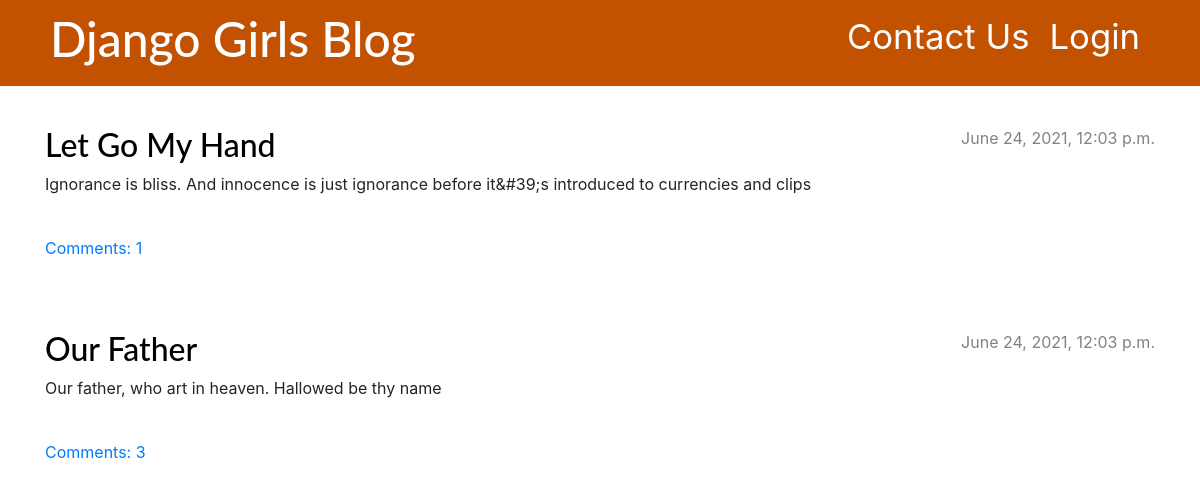
The page /tag/religion/posts on the database its author committed.
### blog/models.py (models this page shows, shortened)
class Post(models.Model):
	author = models.ForeignKey(settings.AUTH_USER_MODEL, on_delete = models.CASCADE)
	title = models.CharField(max_length = 100)
	text = models.TextField()
	created_date = models.DateTimeField(default = timezone.now)
	published_date = models.DateTimeField(blank = True, null = True)
	tags = models.ManyToManyField(Tag, related_name = 'posts', blank=True)
	display_img = models.ImageField(upload_to = 'displays')
	category = models.ForeignKey(Category, on_delete = models.CASCADE, related_name='posts')
	views = models.PositiveIntegerField(default=0)
	ips = models.ManyToManyField(IPAddress, related_name = 'posts', blank = True)
	def approved_comments(self):
		return self.comments.filter(is_approved=True)

### blog/views.py (the view)
# urls.py: path('tag/<str:tag_slug>/posts', views.tag_posts, name='tag_posts'),
def tag_posts(request, tag_slug):
	tag = Tag.objects.get(slug=tag_slug)
	posts = Post.objects.filter(tags=tag)
	return render(request, 'blog/tag_posts.html', {'posts':posts})

### templates/blog/tag_posts.html
{% extends "blog/base.html" %}
{% block content %}
	{% for post in posts %}
		<article class="post">
			<time class="date">{{ post.published_date }}</time>
			<h2><a href="{% url 'post_detail' pk=post.pk %}">{{ post.title }}</a></h2>
			<p>{{ post.text|striptags }}</p>
			<br>
			<a href="{% url 'post_detail' pk=post.pk %}">Comments: {{ post.approved_comments.count }}</a>
		</article>
	{% endfor %}
{% endblock %}

### blog/static/blog/css/blog.css (style rules this page uses)
h1, h2, h3, h4 { font-family: 'Lato'; }
.date { color: #828282; }
.post { margin-bottom: 70px; }
.post h2 a, .post h2 a:visited { color: #000000; }
.post > .date, .post > .actions { float: right; }

### rows shown on the page
Post: published_date "June 24, 2021, 12:03 p.m.", title "Let Go My Hand", text "Ignorance is bliss. And innocence is just ignorance before it&#39;s introduced to currencies and clips", approved_comments.count "1"
Post: published_date "June 24, 2021, 12:03 p.m.", title "Our Father", text "Our father, who art in heaven. Hallowed be thy name", approved_comments.count "3"
